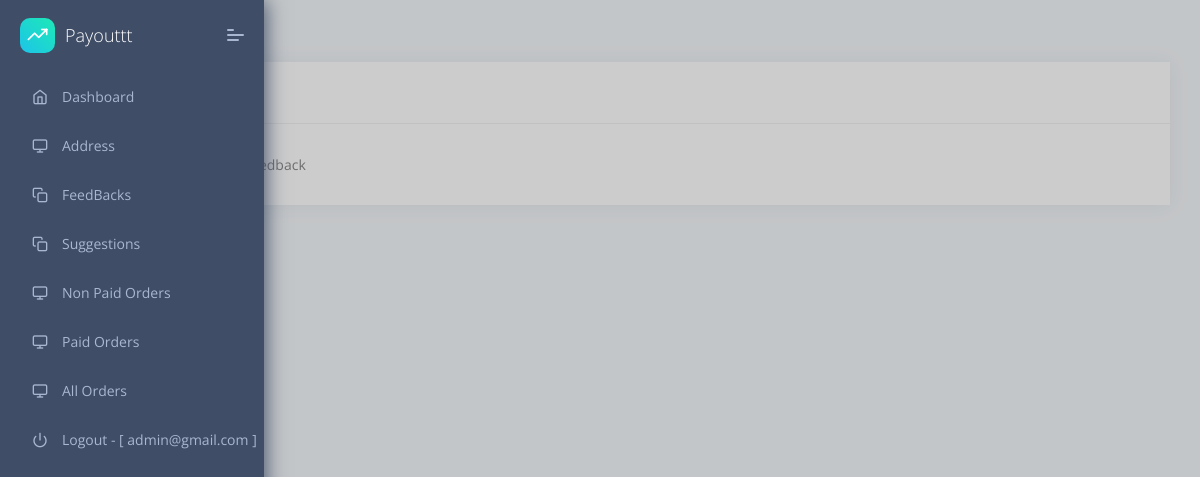
The page /dashboard/feedbacks/ (signed in) on the database as committed earlier.
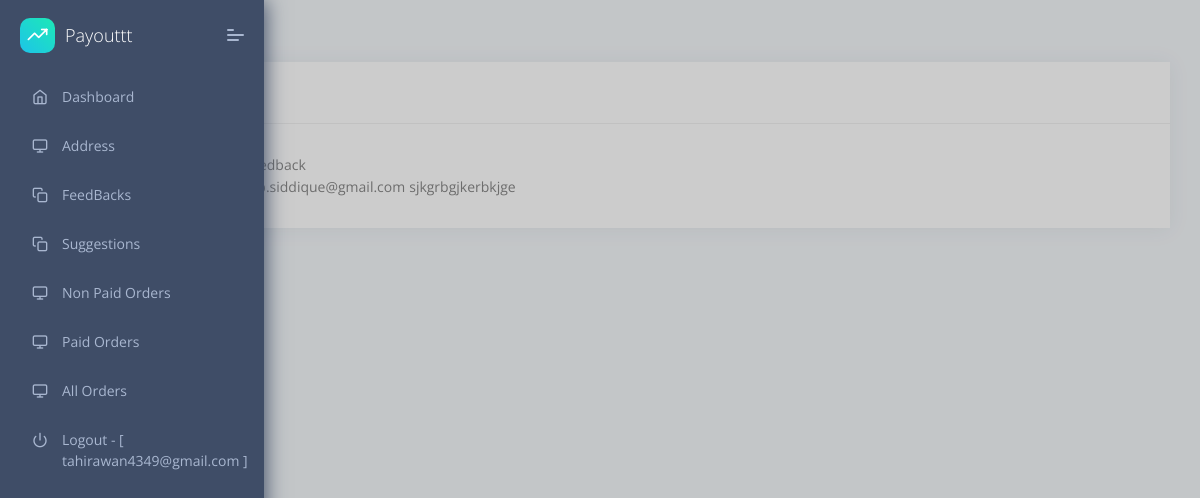
The same page on the database as committed later.
### accounts/models.py (models this page shows, shortened)
class User(AbstractUser):
    SELLER = 'seller'
    BUYER = 'buyer'
    USER_TYPES = (
        (SELLER, 'Seller'),
        (BUYER, 'Buyer'),
    )
    username = None
    email = models.EmailField(_('email address'), unique=True)
    full_name = models.CharField(max_length=100, null=True, blank=True)
    phone_number = PhoneNumberField(null=True, blank=True)
    verified_account = models.BooleanField(default=False)
    street_address = models.CharField(max_length=120, null=True, blank=True)
    city = models.CharField(max_length=120, null=True, blank=True)
    state = models.CharField(max_length=2, choices=STATE_CHOICES, null=True, blank=True)
    zip_code = models.IntegerField(default=0)
    business_name = models.CharField(max_length=120, null=True, blank=True)
    user_type = models.CharField(max_length=10, choices=USER_TYPES, default=SELLER)
    dwolla_customer_id = models.CharField(max_length=255, null=True, blank=True)
    dwolla_customer_url = models.URLField(max_length=255, null=True, blank=True)
    master_account_url = models.URLField(max_length=255, null=True, blank=True)
    ssn = models.CharField(max_length=50, null=True, blank=True)
    date_of_birth = models.DateField(null=True, blank=True)
    stripe_customer_id = models.CharField(max_length=250, null=True, blank=True)
    stripe_account_id = models.CharField(max_length=250, null=True, blank=True)
    stripe_payment_method = models.CharField(max_length=2000, null=True, blank=True)
    return_address = models.TextField(null=True, blank=True)
    USERNAME_FIELD = 'email'
    REQUIRED_FIELDS = []
    objects = CustomUserManager()
    def __str__(self):
        return self.email

### core/models.py (models this page shows, shortened)
class BaseModel(models.Model):
    created_at = models.DateTimeField(auto_now_add=True)
    updated_at = models.DateTimeField(auto_now=True)
    is_active = models.BooleanField(default=False)
    class Meta:
        abstract = True

class FeedbackModel(BaseModel):
    user = models.ForeignKey(User, on_delete=models.CASCADE)
    description = models.TextField(blank=True, null=True)

### dashboard/views.py (the view)
# urls.py: path('feedbacks/', views.DashboardFeedback.as_view(), name='dashboard-feedback'),
@method_decorator(staff_required, name='dispatch')
class DashboardFeedback(LoginRequiredMixin, TemplateView):
    template_name = 'feedbacks.html'
    def get(self, request, *args, **kwargs):
        feedbacks = FeedbackModel.objects.filter(is_active=True).order_by('-id')
        return render(request, self.template_name, {'feedbacks': feedbacks})

### website/context_processors.py (called while the page is built)
def cart_info(request):
    total_cart_items = 0
    if request.user.is_authenticated:
        cart = CartModel.objects.filter(user=request.user, is_active=True).first()
        if cart:
            total_cart_items = cart.cart_item.all().count()
    return {"total_cart_items": total_cart_items}

### dashboard/templates/feedbacks.html (shortened to what this page needs)
{% extends "layouts/base.html" %}
{% load widget_tweaks %}
{% block content %}
    <div class="pcoded-content">
        <div class="pcoded-inner-content">
            <div class="page-header">
                <div class="page-block">
                    <div class="row align-items-center">
                        <div class="col-md-12">
                            <div class="page-header-title">
                                <h5 class="m-b-10">Feedback</h5>
                            </div>
                        </div>
                    </div>
                </div>
            </div>
            <div class="main-body">
                <div class="page-wrapper">
                    <div class="row">
                        <div class="col-sm-12">
                            <div class="card">
                                <div class="card-header">
                                    <h5>FeedBacks</h5>
                                </div>
                                <div class="card-body">
                                    <div class="row">
                                        <div class="col-12">
                                            <table>
                                                <tbody>
                                                {% for feedback in feedbacks %}
                                                    <tr>
                                                        <td>{{ feedback.user.full_name }}</td>
                                                        <td>{{ feedback.user }}</td>
                                                        <td></td>
                                                        <td>{{ feedback.description }}</td>
                                                    </tr>
                                                {% endfor %}
                                                </tbody>
                                            </table>
                                        </div>
                                    </div>
                                </div>
                            </div>
                        </div>
                    </div>
                </div>
            </div>
        </div>
    </div>
{% endblock content %}

### dashboard/templates/includes/navigation.html
<nav class="pcoded-navbar">
    <div class="navbar-wrapper">
        <div class="navbar-brand header-logo">
            <a target="_blank" href="https://appseed.us/admin-dashboards/django-dashboard-dattaable" class="b-brand">
                <div class="b-bg">
                    <i class="feather icon-trending-up"></i>
                </div>
                <span class="b-title">Payouttt</span>
            </a>
            <a class="mobile-menu" id="mobile-collapse" href="javascript:"><span></span></a>
        </div>
        <div class="navbar-content scroll-div">
            <ul class="nav pcoded-inner-navbar">
                <li data-username="dashboard Default Ecommerce CRM Analytics Crypto Project" class="nav-item {{ dashboard }}">
                    <a href="{% url 'home' %}" class="nav-link "><span class="pcoded-micon"><i
                            class="feather icon-home"></i></span><span class="pcoded-mtext">Dashboard</span></a>
                </li>
                <li data-username="dashboard Default Ecommerce CRM Analytics Crypto Project" class="nav-item {{ address }}">
                    <a href="{% url 'address' %}" class="nav-link "><span class="pcoded-micon"><i
                            class="feather icon-monitor"></i></span><span class="pcoded-mtext">Address</span></a>
                </li>
                <li data-username="dashboard Default Ecommerce CRM Analytics Crypto Project" class="nav-item">
                    <a href="{% url 'dashboard-feedback' %}" class="nav-link "><span class="pcoded-micon"><i
                            class="feather icon-copy"></i></span><span class="pcoded-mtext">FeedBacks</span></a>
                </li>
                <li data-username="dashboard Default Ecommerce CRM Analytics Crypto Project" class="nav-item">
                    <a href="{% url 'product_suggestions' %}" class="nav-link "><span class="pcoded-micon"><i
                            class="feather icon-copy"></i></span><span class="pcoded-mtext">Suggestions</span></a>
                </li>
                <li data-username="dashboard Default Ecommerce CRM Analytics Crypto Project" class="nav-item {{ orders }}">
                    <a href="{% url 'non_paid_orders' %}" class="nav-link "><span class="pcoded-micon"><i
                            class="feather icon-monitor"></i></span><span class="pcoded-mtext">Non Paid Orders</span></a>
                </li>
                <li data-username="dashboard Default Ecommerce CRM Analytics Crypto Project" class="nav-item {{ paid_orders }}">
                    <a href="{% url 'all_paid_orders' %}" class="nav-link "><span class="pcoded-micon"><i
                            class="feather icon-monitor"></i></span><span class="pcoded-mtext">Paid Orders</span></a>
                </li>
                <li data-username="dashboard Default Ecommerce CRM Analytics Crypto Project" class="nav-item {{ all_orders }}">
                    <a href="{% url 'all_orders' %}" class="nav-link "><span class="pcoded-micon"><i
                            class="feather icon-monitor"></i></span><span class="pcoded-mtext">All Orders</span></a>
                </li>
                <li data-username="Disabled Menu" class="nav-item">
                    <a href={% url 'logout' %} class="nav-link">
                            <span class="pcoded-micon">
                                <i class="feather icon-power"></i>
                            </span>
                        <span class="pcoded-mtext">Logout - [ {{ request.user }} ]</span>
                    </a>
                </li>
            </ul>
        </div>
    </div>
</nav>

Rows that differ between the two databases and show on the page:
changed User: user "admin@gmail.com" → "tahirawan4349@gmail.com"
added FeedbackModel: user "harib.siddique@gmail.com", description "sjkgrbgjkerbkjge"
